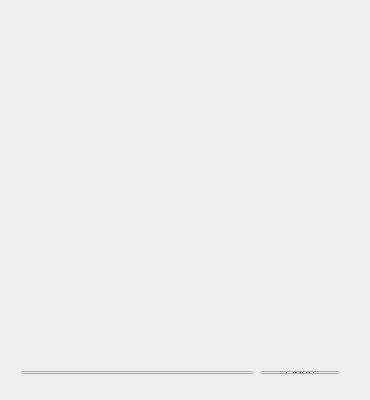
<?xml version="1.0" encoding="UTF-8"?>
<ui version="4.0">
 <class>QtReadWrlModelClass</class>
 <widget class="QWidget" name="QtReadWrlModelClass">
  <property name="geometry">
   <rect>
    <x>0</x>
    <y>0</y>
    <width>370</width>
    <height>400</height>
   </rect>
  </property>
  <property name="windowTitle">
   <string>QtReadWrlModel</string>
  </property>
  <widget class="QWidget" name="widget" native="true">
   <property name="geometry">
    <rect>
     <x>10</x>
     <y>20</y>
     <width>341</width>
     <height>321</height>
    </rect>
   </property>
  </widget>
  <widget class="QWidget" name="">
   <property name="geometry">
    <rect>
     <x>10</x>
     <y>360</y>
     <width>341</width>
     <height>25</height>
    </rect>
   </property>
   <layout class="QHBoxLayout" name="horizontalLayout">
    <item>
     <widget class="QLineEdit" name="lineEdit"/>
    </item>
    <item>
     <widget class="QPushButton" name="pushButton">
      <property name="text">
       <string>Open</string>
      </property>
     </widget>
    </item>
   </layout>
  </widget>
 </widget>
 <layoutdefault spacing="6" margin="11"/>
 <resources>
  <include location="QtReadWrlModel.qrc"/>
 </resources>
 <connections/>
</ui>
